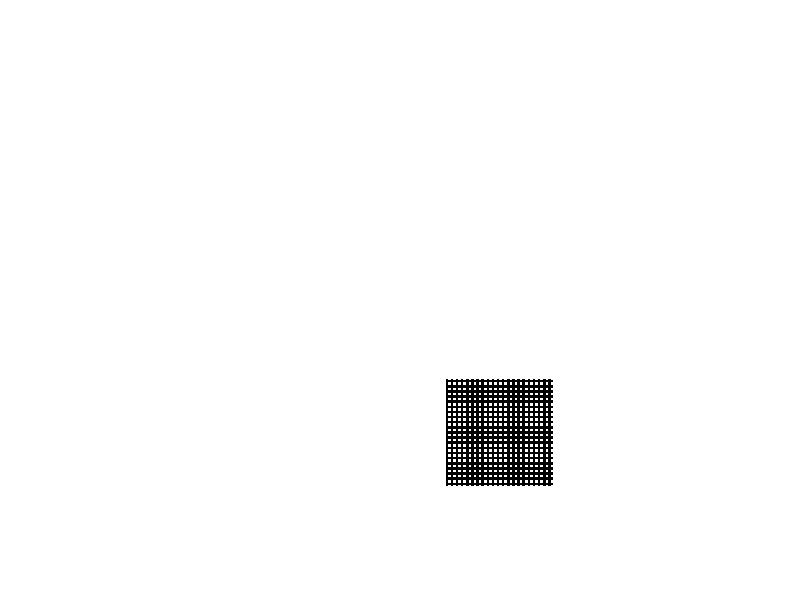

Here is the MATLAB script that generated this plot:
subplot(2,4,1);
imshow(grayslice(I,128),gray(128))
subplot(2,4,2);
imshow(grayslice(I,64),gray(64))
subplot(2,4,3);
imshow(grayslice(I,32),gray(32))
subplot(2,4,4);
imshow(grayslice(I,16),gray(16))
subplot(2,4,5);
imshow(grayslice(I,8),gray(8))
subplot(2,4,6);
imshow(grayslice(I,4),gray(4))
subplot(2,4,7);
imshow(grayslice(I,2),gray(2))

q=uint8(floor(double(I)/64)*64)
imshow(q)

D=[0 128;192 64]
r=repmat(D,128,128);
x=I>r;
imshow(x)